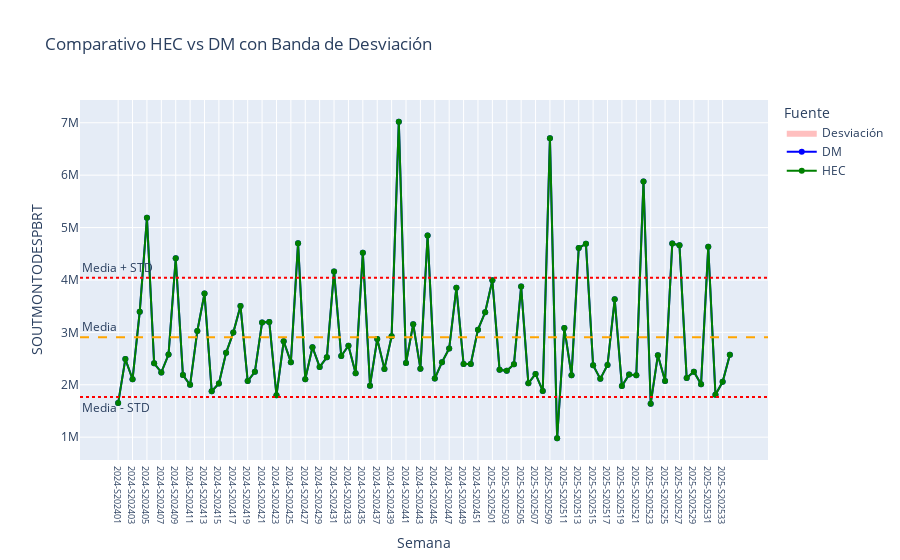

Notebook code cell kept with this figure:
### Markdown cell above
### Validación datos insertados vs df_final

### Code cell
# Gráfica que compara lo que hay en hechos y en DM
df_dm = read_sql_upper(query_dm, conn_sf, PaisSF)
df_hec = read_sql_upper(query_hec, conn_sf, PaisSF)
generar_grafico_comparativo(
    df_hec, 
    df_dm, 
    campo_metrica="SOUTMONTODESPBRT",
    titulo="Comparativo HEC vs DM con Banda de Desviación",
    archivo_salida="pagina_figura.pdf",
    mostrar_bandas=True,
    
    referencia_estadisticas="prd"
)
